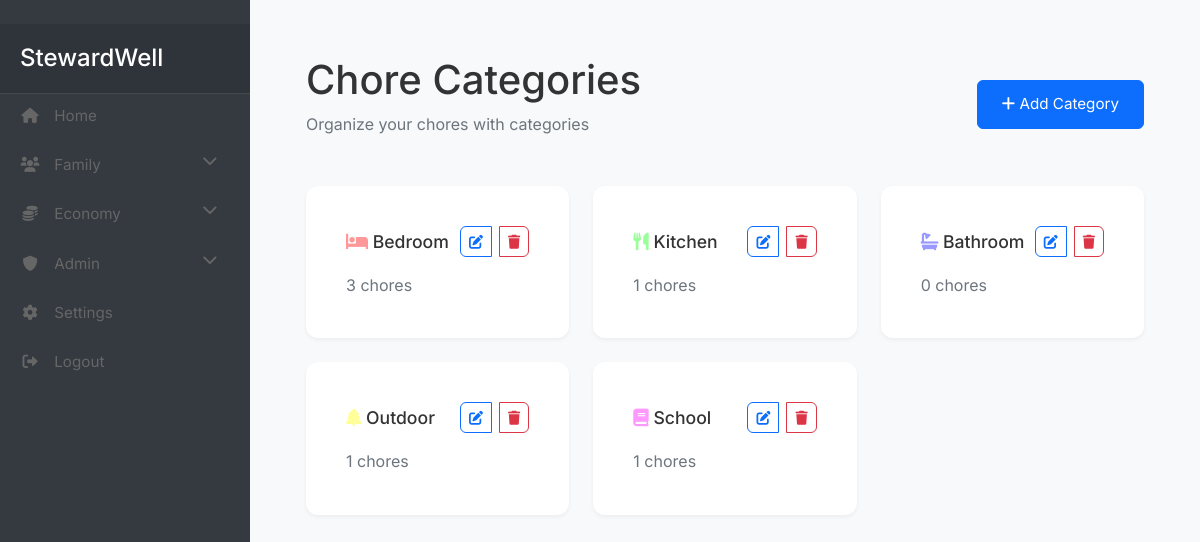
Before: /chores/categories (signed in) with the older database file.
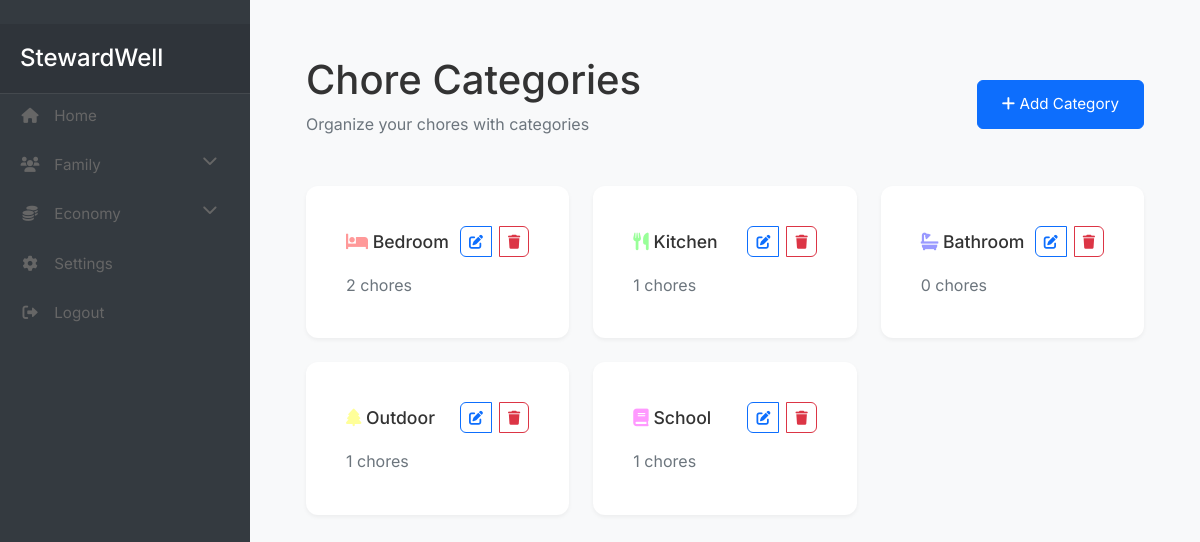
After: the same page with the newer database file.
### app/models/user.py (models this page shows)
class ChoreCategory(db.Model):
    id = db.Column(db.Integer, primary_key=True)
    name = db.Column(db.String(50), nullable=False)
    color = db.Column(db.String(7), default="#6c757d")  # Hex color code
    icon = db.Column(db.String(50))  # FontAwesome icon name
    created_at = db.Column(db.DateTime, default=datetime.utcnow)
    family_id = db.Column(db.Integer, db.ForeignKey('family.id'), nullable=False)
    created_by_id = db.Column(db.Integer, db.ForeignKey('user.id'), nullable=False)
    chores = db.relationship('Chore', backref='category', lazy='dynamic')
    created_by = db.relationship('User', foreign_keys=[created_by_id])

### app/controllers/chores.py (the view)
@chores_bp.route('/categories')
@login_required
@parent_required
def list_categories():
    categories = ChoreCategory.query.filter_by(family_id=current_user.family_id).all()
    return render_template('chores/categories.html', categories=categories)

### app/__init__.py (called while the page is built)
@login_manager.user_loader
def load_user(id):
    from app.models.user import User
    return User.query.get(int(id))

### app/controllers/chores.py (called while the page is built)
def parent_required(f):
    @wraps(f)
    def decorated_function(*args, **kwargs):
        if not current_user.is_authenticated or not current_user.is_parent:
            flash('You need to be a parent to access this page.', 'danger')
            return redirect(url_for('main.index'))
        return f(*args, **kwargs)
    return decorated_function

### app/templates/chores/categories.html (shortened to what this page needs)
{% extends "base.html" %}
{% block authenticated_content %}
<div class="content-container">
    <div class="page-header d-flex justify-content-between align-items-center">
        <div>
            <h1>Chore Categories</h1>
            <p class="text-muted">Organize your chores with categories</p>
        </div>
        <button class="btn btn-primary" data-bs-toggle="modal" data-bs-target="#addCategoryModal">
            <i class="fas fa-plus"></i> Add Category
        </button>
    </div>
    <div class="row">
        {% for category in categories %}
        <div class="col-md-4 mb-4">
            <div class="card">
                <div class="card-body">
                    <div class="d-flex justify-content-between align-items-center mb-3">
                        <h3 class="card-title mb-0">
                            <i class="fas {{ category.icon }}" style="color: {{ category.color }};"></i>
                            {{ category.name }}
                        </h3>
                        <div class="btn-group">
                            <button class="btn btn-sm btn-outline-primary"
                                    data-bs-toggle="modal"
                                    data-bs-target="#editCategoryModal{{ category.id }}">
                                <i class="fas fa-edit"></i>
                            </button>
                            <button class="btn btn-sm btn-outline-danger"
                                    data-bs-toggle="modal"
                                    data-bs-target="#deleteCategoryModal{{ category.id }}">
                                <i class="fas fa-trash"></i>
                            </button>
                        </div>
                    </div>
                    <p class="text-muted mb-0">
                        {{ category.chores.count() }} chores
                    </p>
                </div>
            </div>
        </div>
        {% else %}
        <div class="col-12">
            <p class="text-muted text-center">No categories yet. Create one to get started!</p>
        </div>
        {% endfor %}
    </div>
</div>
{% endblock %}

Changed rows visible on the page:
changed ChoreCategory "Bedroom": chores.count "3" → "2"
Other visible differences:
text no longer shown: "Admin"
